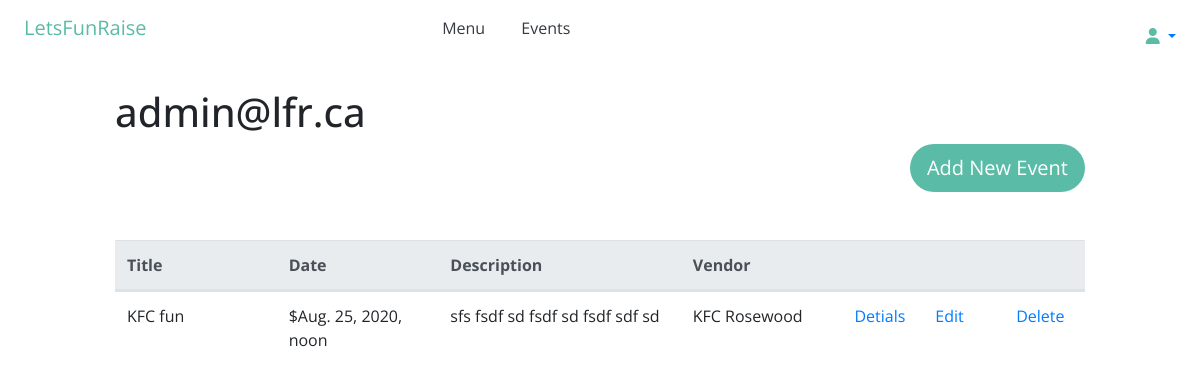
The app's page /event/ (signed in) with its own data.
### accounts/models.py (models this page shows, shortened)
class User(AbstractBaseUser):
    email       = models.EmailField(max_length=255, unique=True)
    active      = models.BooleanField(default=True) # can login
    parent      = models.BooleanField(default=False) # parent user
    school      = models.BooleanField(default=False) # school admin user
    vendor      = models.BooleanField(default=False) # vendor user
    staff       = models.BooleanField(default=False) # staff user non superuser
    admin       = models.BooleanField(default=False) # superuser
    timestamp   = models.DateTimeField(auto_now_add=True)
    USERNAME_FIELD = 'email' #username
    objects = UserManager()
    def __str__(self):
        return self.email
    @property
    def is_active(self):
        return self.active

### school/models.py (models this page shows, shortened)
class EventItem(models.Model):
    user = models.ForeignKey(User, default=1, null=True, on_delete=models.SET_NULL)
    title = models.CharField(max_length=120)
    slug = models.SlugField(unique=True)
    date = models.DateTimeField()
    description = models.TextField(null=True, blank=True)
    vendor = models.ForeignKey(Vendor, default=1, null=True, on_delete=models.SET_NULL)
    def get_absolute_url(self):
        return f"/event/{self.slug}"
    def get_edit_url(self):
        return f"{self.get_absolute_url()}/edit"
    def get_delete_url(self):
        return f"{self.get_absolute_url()}/delete"

class Vendor(models.Model):
    email = models.CharField(max_length=200)
    title = models.CharField(max_length=200)

### school/views.py (the view)
# urls.py: path('', event_item_list_view),
def event_item_list_view(request):
    qs = EventItem.objects.filter(user=request.user)
    template_name = 'event/event_list.html'
    context = {'object_list': qs}
    return render(request, template_name, context)

### school/templates/event/event_list.html
{% extends 'base.html' %}
{% block content %}
<h1>{{user}}</h1>
<a class="btn btn-lg rounded-pill float-right mb-5" href=" /event-new/" role="button">Add New Event</a>
<table class="table text-left">
   <thead class="thead-light">
      <tr class='d-flex'>
         <th class="col-2">Title</th>
         <th class="col-2">Date</th>
         <th class="col-3">Description</th>
         <th class="col-2">Vendor</th>
         <th class="col-1"></th>
         <th class="col-1"></th>
         <th class="col-1"></th>
      </tr>
   </thead>
   {% for object in object_list %}
   <tbody>
      <tr class='d-flex'>
         <td class="col-2">{{ object.title }}</td>
         <td class="col-2">${{ object.date }}</td>
         <td class="col-3">{{ object.description|linebreaks|truncatewords:10 }}</td>
         <td class="col-2">{{ object.vendor.title }}</td>
         <td class="col-1"><a  href="{{ object.get_absolute_url }}" role="button">Detials</a> </td>
         <td class="col-1"><a href="{{ object.get_edit_url }}" role="button">Edit</a></td>
         <td class="col-1"> <a href="{{ object.get_delete_url }}" role="button">Delete</a></td>
      </tr>
   </tbody>
   {% endfor %}
</table>
{% endblock content %}

### static/css/main.css (style rules this page uses)
body { font-family: Open Sans, sans-serif; }
.btn { background-color: #5ABBA6; color: white; }

### records on screen
User: email "admin@lfr.ca"
EventItem: title "KFC fun", date "Aug. 25, 2020, noon", description "sfs fsdf sd fsdf sd fsdf sdf sd", vendor "KFC Rosewood"
